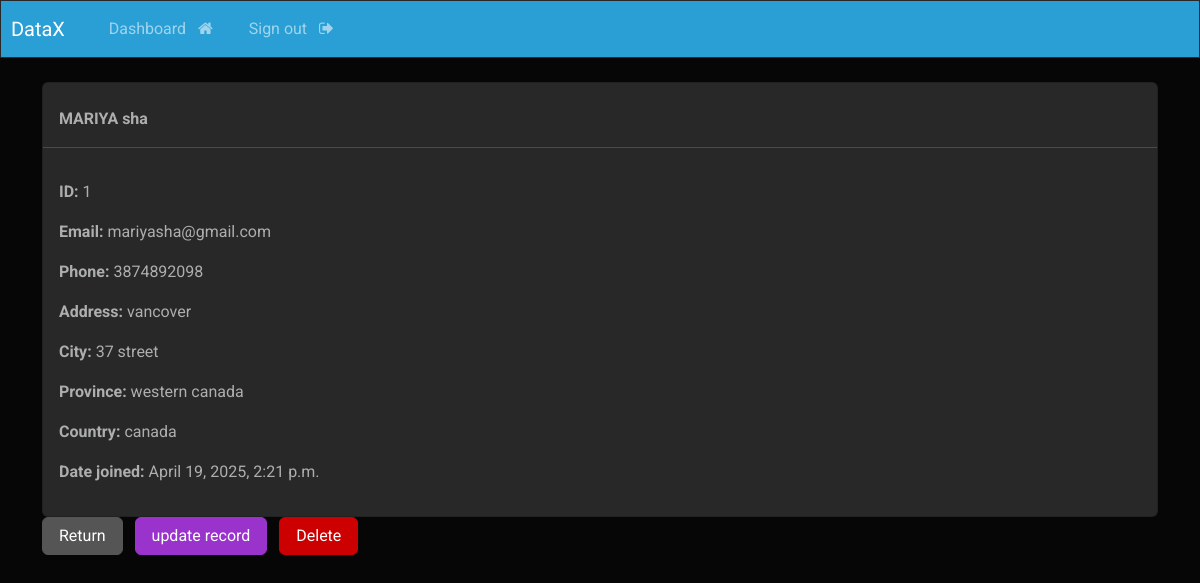
Screenshot of /record/1 (signed in) with the database file from the repository.
### webapp/models.py (models this page shows, shortened)
class Record(models.Model):
    creation_date = models.DateTimeField(auto_now_add=True)
    first_name = models.CharField(max_length=150)
    last_name = models.CharField(max_length=150)
    email = models.EmailField(max_length=150)
    phone = models.CharField(max_length=20)
    address = models.CharField(max_length=300)
    city = models.CharField(max_length=255)
    province = models.CharField(max_length=200)
    country = models.CharField(max_length=120)

### webapp/views.py (the view)
# urls.py: path('record/<int:pk>', views.view_record, name = 'record'),
@login_required(login_url='my-login')
def view_record(request, pk):
    all_records = Record.objects.get(id=pk)
    context ={'record':all_records}
    return render(request, 'webapp/view-record.html', context = context)

### webapp/templates/webapp/view-record.html (shortened to what this page needs)
{% extends 'webapp/base.html' %}
{% block content %}
    <div class="card">
        <strong>
            <br>
            {{record.first_name|upper}}
            {{record.last_name}}
        </strong>
        <hr>
        <div class="card-body">
            <p> <strong> ID: </strong> {{record.id}} </p>
            <p> <strong> Email: </strong> {{record.email}} </p>
            <p> <strong> Phone: </strong> {{record.phone}} </p>
            <p> <strong> Address: </strong> {{record.address}} </p>
            <p> <strong> City: </strong> {{record.city}} </p>
            <p> <strong> Province: </strong> {{record.province}} </p>
            <p> <strong> Country: </strong> {{record.country}} </p>
            <p> <strong> Date joined: </strong> {{record.creation_date}} </p>
        </div>
    </div>
    <a href="{% url 'dashboard' %}" class="btn btn-secondary">Return</a>
    <a href="{% url 'update-record' record.id %}" class="btn btn-info">update record</a>
    <a href="{% url 'delete-record' record.id %}" class="btn btn-danger">Delete</a>
{% endblock %}

### rows the page displays
Record: first_name "MARIYA", last_name "sha", id "1", email "mariyasha@gmail.com", phone "3874892098", address "vancover", city "37 street", province "western canada", country "canada", creation_date "April 19, 2025, 2:21 p.m."
